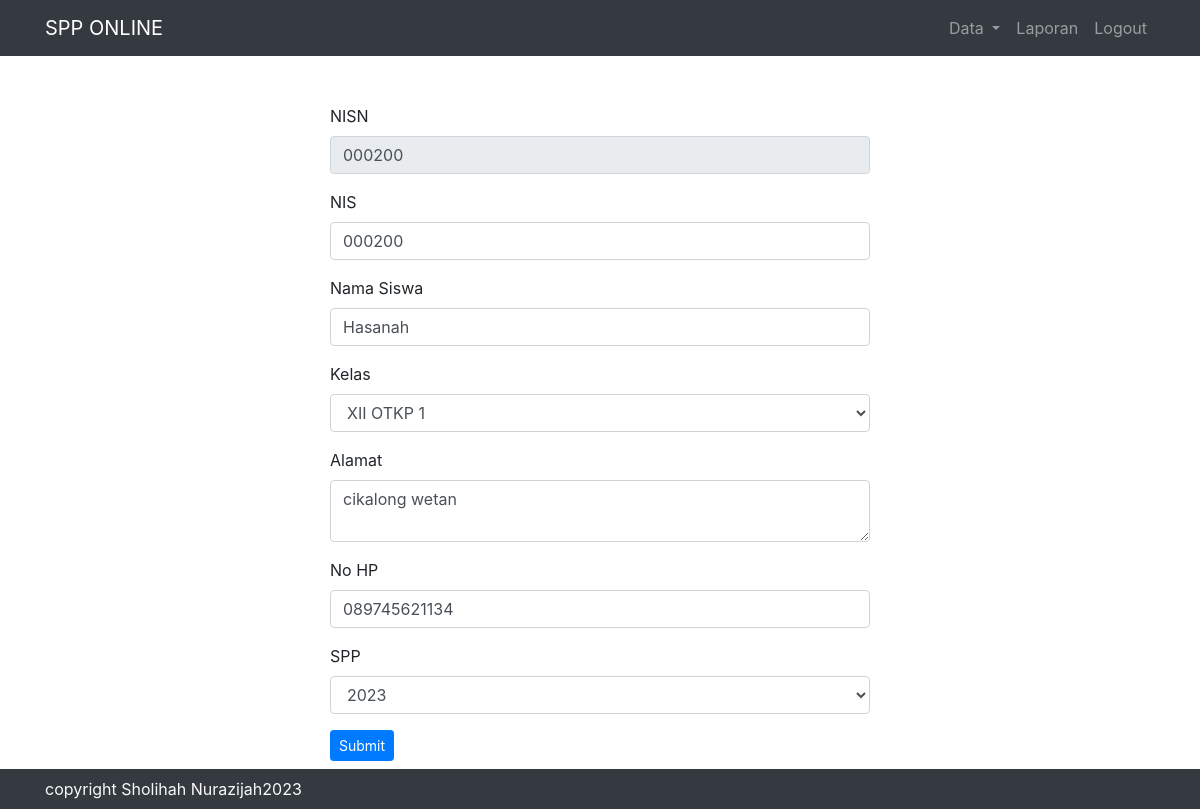
Screenshot of /admin.php?page=editsiswa&nisn=000200 (signed in) with the database file from the repository.
### tables this page shows
CREATE TABLE `siswa` (
  `nisn` char(20) NOT NULL DEFAULT '',
  `nis` char(20) NOT NULL DEFAULT '',
  `nama` varchar(35) NOT NULL,
  `id_kelas` int(10) UNSIGNED NOT NULL,
  `alamat` text NOT NULL,
  `no_telp` varchar(13) NOT NULL,
  `id_spp` int(11) UNSIGNED NOT NULL
);

CREATE TABLE `kelas` (
  `id_kelas` int(11) UNSIGNED NOT NULL,
  `nama_kelas` varchar(30) DEFAULT NULL,
  `kompetensi_keahlian` varchar(40) DEFAULT NULL
);

CREATE TABLE `spp` (
  `id_spp` int(11) UNSIGNED NOT NULL,
  `tahun` int(11) NOT NULL,
  `nominal` int(11) NOT NULL
);

### system/fungsi.php (called while the page is built, shortened)
<?php
class Fungsi {
    public function kon(){
        $kon = mysqli_connect('localhost', 'root', '', 'spp');
        return $kon;
    }
    public function editsiswa($nisn){
        $sql = "SELECT * FROM siswa LEFT JOIN kelas ON siswa.id_kelas=kelas.id_kelas LEFT JOIN spp ON siswa.id_spp=spp.id_spp WHERE nisn = '$nisn'";
        $query = mysqli_query($this->kon(), $sql);
        $data = mysqli_fetch_assoc($query);
        return $data;
    }
}

### user/editsiswa.php (the view, shortened to what this page needs)
<?php
$nisn = $_GET['nisn'];
$siswa = $fungsi->editsiswa($nisn);
?>
<div class="container mt-5">
    <div class="row justify-content-center">
        <div class="col-6">
        <form action="admin.php?page=updatesiswa" method="post">
        <div class="form-group">
            <label>NISN</label>
            <input type="text" name="nisn" class="form-control" required value="<?= $siswa['nisn']; ?>" readonly>
        </div>
        <div class="form-group">
            <label>NIS</label>
            <input type="text" name="nis" class="form-control" required value="<?= $siswa['nis']; ?>">
        </div>
        <div class="form-group">
            <label>Nama Siswa</label>
            <input type="text" name="nama" class="form-control" required value="<?= $siswa['nama']; ?>">
        </div>
        <div class="form-group">
            <label>Kelas</label>
            <select name="id_kelas" class="form-control">
                <option value="<?= $siswa['id_kelas']; ?>"><?= $siswa['nama_kelas']; ?></option>
            </select>
        </div>
        <div class="form-group">
            <label>Alamat</label>
            <textarea name="alamat" class="form-control"><?= $siswa['alamat']; ?></textarea>
        </div>
        <div class="form-group">
            <label>No HP</label>
            <input type="text" name="no_telp" class="form-control" required value="<?= $siswa['no_telp']; ?>">
        </div>
        <div class="form-group">
            <label>SPP</label>
            <select name="id_spp" class="form-control" required>
            <option value="<?= $siswa['id_spp']; ?>"><?= $siswa['tahun']; ?></option>
            </select>
        </div>
        <button type="submit" name="submit" class="btn btn-primary btn-sm">Submit</button>
        </form>
        </div>
    </div>
</div>

### rows the page displays
siswa: nisn "000200", nis "000200", nama "Hasanah", id_kelas "XII OTKP 1", alamat "cikalong wetan", no_telp "089745621134", id_spp "2023"
